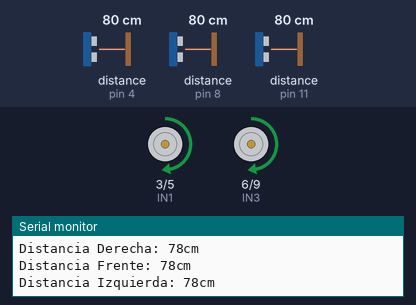
Bench run of a sketch on a simulated Arduino Uno, built with avr-gcc and run on an emulated ATmega328P. On the bench: motor-driver pin pairs drawn as motors (green arrow = first pin HIGH = forward, orange = second pin HIGH = backward, longer = more drive), the last lines printed to the serial monitor. Wiring (inferred from the names in the program): 3 × ultrasonic range finder: trigger pin 2, echo pin 4 / trigger pin 7, echo pin 8 / trigger pin 10, echo pin 11. The test bench sets the inputs (shaded band); at power-on: distance to the obstacle (sensors on pin 4, pin 8, pin 11) 80 cm. The echo pulse lasts 58.3 µs per cm.

Above: at 1.2 s.
1.3 s: distance to the obstacle (sensor on pin 4) set to 35 cm
4.3 s: distance to the obstacle (sensor on pin 8) set to 2 cm
7.3 s: distance to the obstacle (sensor on pin 4) set to 7 cm
10.3 s: distance to the obstacle (sensor on pin 4) set to 4 cm
At 10.8 s:
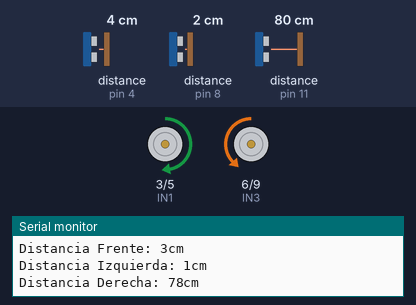
13.3 s: distance to the obstacle (sensor on pin 8) set to 4 cm
16.3 s: distance to the obstacle (sensor on pin 8) set to 7 cm
At 17.5 s:
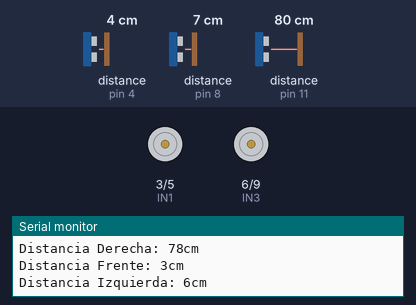
Timing chart, 0 to 19.0 s (numbered marks = the images above; inputs shaded):
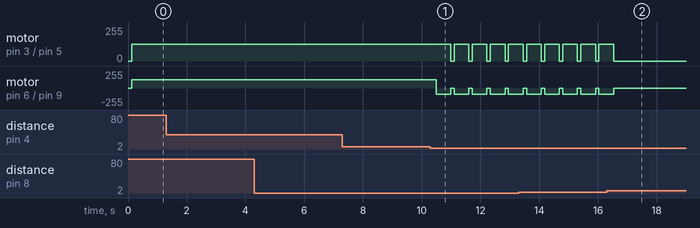

Measured:
- the behaviour switches between 6 and 5 cm on distance to the obstacle (sensor on pin 4) (found by bisection; images 0 and 1)
- the behaviour switches between 5 and 6 cm on distance to the obstacle (sensor on pin 8) (found by bisection; images 1 and 2)
- after the input at 10.3 s, motor on pin 3 (IN1) / pin 5 (IN2): alternates forward 127/255 for 0.50 s and stopped for 0.12 s, starting after 0.69 s; motor on pin 6 (IN3) / pin 9 (IN4): alternates backward 90/255 for 0.50 s and stopped for 0.12 s, starting after 0.19 s
- after the input at 16.3 s, motor on pin 3 (IN1) / pin 5 (IN2), motor on pin 6 (IN3) / pin 9 (IN4): goes on until 16.5 s, then stays stopped

The sketch:

RobotRatonWalter_v2_0.ino
```cpp
//Guía para robot ratón que resuelve laberintos

//Primero vamos a crear las variables para los pines que vamos a usar en Arduino
//Les pondremos los nombres de las señales que llevaran estos pines
int Trigger_F = 2;
int IN1 = 3;       //Motor Left
int Echo_F = 4;
int IN2 = 5;       //Motor Left
int IN3 = 6;       //Motor Right
int Trigger_L = 7;
int Echo_L = 8;
int IN4 = 9;       //Motor Right
int Trigger_R = 10;
int Echo_R = 11;

void setup() {
  Serial.begin(9600); //Iniciamos la comunicación serial para leer datos en el monitor en serie.
  pinMode(IN1, OUTPUT); //Definimos los pines para manipular los motores como salida
  pinMode(IN2, OUTPUT); // ..
  pinMode(IN3, OUTPUT); // ..
  pinMode(IN4, OUTPUT); // ..
  pinMode(Trigger_F, OUTPUT);  //Trigger de ultrasónico frontal como salida
  pinMode(Echo_F, INPUT);      //Echo de ultrasónico frontal como entrada
  pinMode(Trigger_L, OUTPUT);  //Trigger de ultrasónico izquierdo como salida
  pinMode(Echo_L, INPUT);      //Echo de ultrasónico izquierdo como entrada
  pinMode(Trigger_R, OUTPUT);  //Trigger de ultrasónico derecho como salida
  pinMode(Echo_R, INPUT);      //Echo de ultrasónico derecho como entrada
  digitalWrite(Trigger_F, LOW); //Inicializamos el pin con 0
  digitalWrite(Trigger_L, LOW); //Inicializamos el pin con 0
  digitalWrite(Trigger_R, LOW); //Inicializamos el pin con 0
}

void loop() {

  long t_F; //Tiempo que demora en llegar el echo
  long d_F; //Distancia en centímetros
  long t_L;
  long d_L;
  long t_R;
  long d_R;

  digitalWrite(Trigger_F, HIGH);
  delayMicroseconds(10);        //Enviamos un pulso de 10us
  digitalWrite(Trigger_F, LOW);
  t_F = pulseIn(Echo_F, HIGH);   //Obtenemos el ancho de pulso
  d_F = t_F/59;                    //Escalamos el tiempo a una distancia en cm

  digitalWrite(Trigger_L, HIGH);
  delayMicroseconds(10);        //Enviamos un pulso de 10us
  digitalWrite(Trigger_L, LOW);
  t_L = pulseIn(Echo_L, HIGH);   //Obtenemos el ancho de pulso
  d_L = t_L/59;                    //Escalamos el tiempo a una distancia en cm

  digitalWrite(Trigger_R, HIGH);
  delayMicroseconds(10);        //Enviamos un pulso de 10us
  digitalWrite(Trigger_R, LOW);
  t_R = pulseIn(Echo_R, HIGH);   //Obtenemos el ancho de pulso
  d_R = t_R/59;                    //Escalamos el tiempo a una distancia en cm

  //Mostrar en el monitor serial la distancia de cada sensor
  Serial.print("Distancia Frente: ");
  Serial.print(d_F);      //Enviamos serialmente el valor de la distancia Frente
  Serial.print("cm");
  Serial.println();
  Serial.print("Distancia Izquierda: ");
  Serial.print(d_L);      //Enviamos serialmente el valor de la distancia Izquierda
  Serial.print("cm");
  Serial.println();
  Serial.print("Distancia Derecha: ");
  Serial.print(d_R);      //Enviamos serialmente el valor de la distancia Derecha
  Serial.print("cm");
  Serial.println();
  delay(100);

  avanzar(127);

  if(d_F < 5){
    detener();
    if (d_L < 5 && d_R > 5){
      giroDerecha(90);
      delay(500);
      detener();
      // avanzar(127);
    }else if (d_L > 5 && d_R < 5){
      giroIzquierda(90);
      delay(500);
      detener();
      // avanzar(127);
    }
  }

}

void avanzar(int vel){
  analogWrite(IN1, vel);
  analogWrite(IN2, 0);
  analogWrite(IN3, vel);
  analogWrite(IN4, 0);
}

void retroceder(int vel){
  analogWrite(IN1, 0);
  analogWrite(IN2, vel);
  analogWrite(IN3, 0);
  analogWrite(IN4, vel);
}

void detener(){
  analogWrite(IN1, 0);
  analogWrite(IN2, 0);
  analogWrite(IN3, 0);
  analogWrite(IN4, 0);
}

void giroDerecha(int vel){
  analogWrite(IN1, vel);
  analogWrite(IN2, 0);
  analogWrite(IN3, 0);
  analogWrite(IN4, vel);
}

void giroIzquierda(int vel){
  analogWrite(IN1, 0);
  analogWrite(IN2, vel);
  analogWrite(IN3, vel);
  analogWrite(IN4, 0);
}
```
